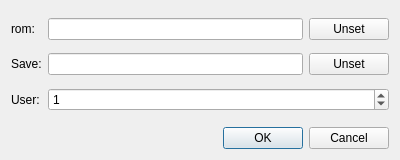
<?xml version="1.0" encoding="UTF-8"?>
<ui version="4.0">
 <class>dtmgr_settings</class>
 <widget class="QDialog" name="dtmgr_settings">
  <property name="geometry">
   <rect>
    <x>0</x>
    <y>0</y>
    <width>400</width>
    <height>160</height>
   </rect>
  </property>
  <property name="sizePolicy">
   <sizepolicy hsizetype="Preferred" vsizetype="Preferred">
    <horstretch>40</horstretch>
    <verstretch>0</verstretch>
   </sizepolicy>
  </property>
  <property name="minimumSize">
   <size>
    <width>400</width>
    <height>160</height>
   </size>
  </property>
  <property name="maximumSize">
   <size>
    <width>400</width>
    <height>160</height>
   </size>
  </property>
  <property name="windowTitle">
   <string>Dreamy Theater Edit Manager settings</string>
  </property>
  <layout class="QVBoxLayout" name="verticalLayout">
   <item>
    <widget class="QWidget" name="widget" native="true">
     <layout class="QGridLayout" name="gridLayout">
      <property name="leftMargin">
       <number>0</number>
      </property>
      <property name="topMargin">
       <number>0</number>
      </property>
      <property name="rightMargin">
       <number>0</number>
      </property>
      <property name="bottomMargin">
       <number>0</number>
      </property>
      <item row="0" column="0">
       <widget class="QLabel" name="label_rom">
        <property name="text">
         <string>rom:</string>
        </property>
       </widget>
      </item>
      <item row="0" column="1">
       <widget class="QLineEdit" name="lineEdit_rom">
        <property name="readOnly">
         <bool>true</bool>
        </property>
       </widget>
      </item>
      <item row="1" column="0">
       <widget class="QLabel" name="label_Save">
        <property name="text">
         <string>Save:</string>
        </property>
       </widget>
      </item>
      <item row="1" column="1">
       <widget class="QLineEdit" name="lineEdit_Save">
        <property name="readOnly">
         <bool>true</bool>
        </property>
       </widget>
      </item>
      <item row="2" column="0">
       <widget class="QLabel" name="label_User">
        <property name="text">
         <string>User:</string>
        </property>
       </widget>
      </item>
      <item row="2" column="1" colspan="2">
       <widget class="QSpinBox" name="spinBox_User">
        <property name="value">
         <number>1</number>
        </property>
       </widget>
      </item>
      <item row="1" column="2">
       <widget class="QPushButton" name="pushButton_browse_Save">
        <property name="text">
         <string>Unset</string>
        </property>
       </widget>
      </item>
      <item row="0" column="2">
       <widget class="QPushButton" name="pushButton_browse_rom">
        <property name="text">
         <string>Unset</string>
        </property>
       </widget>
      </item>
     </layout>
    </widget>
   </item>
   <item>
    <widget class="QDialogButtonBox" name="buttonBox">
     <property name="orientation">
      <enum>Qt::Horizontal</enum>
     </property>
     <property name="standardButtons">
      <set>QDialogButtonBox::Cancel|QDialogButtonBox::Ok</set>
     </property>
    </widget>
   </item>
  </layout>
 </widget>
 <resources/>
 <connections>
  <connection>
   <sender>buttonBox</sender>
   <signal>accepted()</signal>
   <receiver>dtmgr_settings</receiver>
   <slot>accept()</slot>
   <hints>
    <hint type="sourcelabel">
     <x>248</x>
     <y>254</y>
    </hint>
    <hint type="destinationlabel">
     <x>157</x>
     <y>274</y>
    </hint>
   </hints>
  </connection>
  <connection>
   <sender>buttonBox</sender>
   <signal>rejected()</signal>
   <receiver>dtmgr_settings</receiver>
   <slot>reject()</slot>
   <hints>
    <hint type="sourcelabel">
     <x>316</x>
     <y>260</y>
    </hint>
    <hint type="destinationlabel">
     <x>286</x>
     <y>274</y>
    </hint>
   </hints>
  </connection>
 </connections>
</ui>
